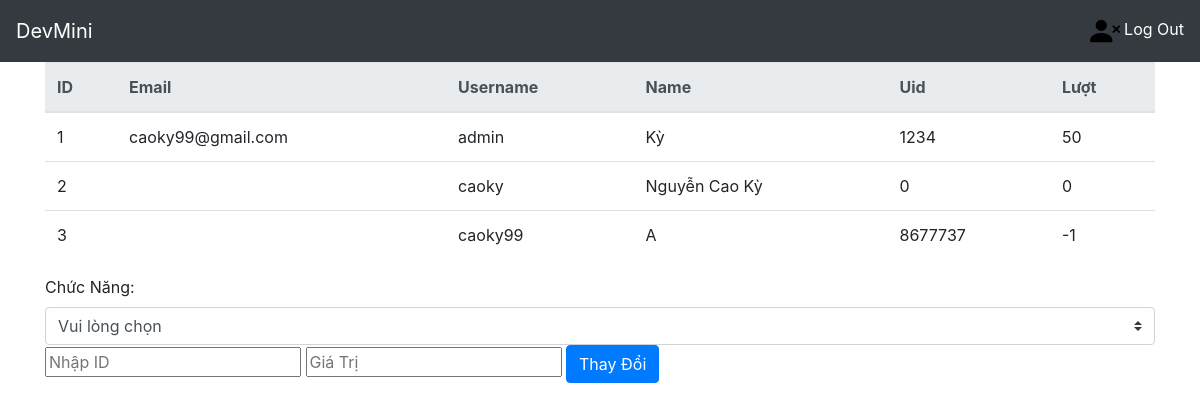
Before: /qtv/ (signed in) with the older database file.
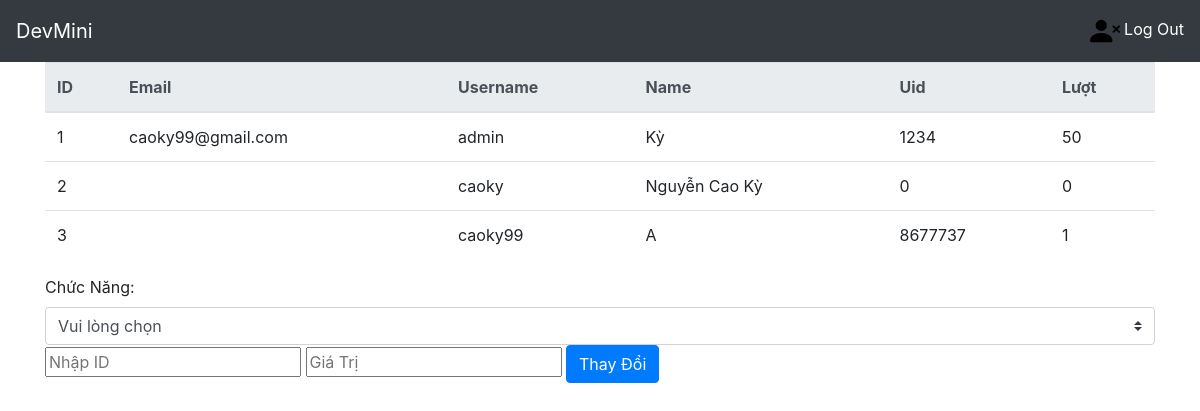
After: the same page with the newer database file.
### home/models.py (models this page shows)
class MyUser(AbstractUser):
    luot=models.IntegerField(default=0)
    name=models.CharField(max_length=100,default="")
    uid=models.IntegerField(default=0)
    isAdmin = models.BooleanField(default=False)
    madonhang=models.IntegerField(default=0)

### home/views.py (the view, shortened to what this page needs)
# urls.py: path('qtv/', views.admin,name="qtv"),
def admin(request):
   form = AdminEdit()
   return render(request, 'pages/admin.html',{'form': form,'MyUser': MyUser.objects.all()})

### home/forms.py (shortened to what this page needs)
class AdminEdit(forms.Form):
    _id = forms.IntegerField()
    name=forms.CharField(max_length=100)
    uid=forms.IntegerField()
    luot=forms.IntegerField()
    username=forms.CharField(max_length=100)
    password=forms.CharField(max_length=100)
    email=forms.CharField(max_length=100)

### home/templates/pages/admin.html (shortened to what this page needs)
{% extends "pages/base.html" %}
{% block menu %}
{% if user.isAdmin %}
<table class="table">
  <thead class="thead-light">
    <tr>
      <th scope="col">ID</th>
      <th scope="col">Email</th>
      <th scope="col">Username</th>
      <th scope="col">Name</th>
      <th scope="col">Uid</th>
      <th scope="col">Lượt</th>
    </tr>
  </thead>
  <tbody>
  {% for name in MyUser %}
    <tr>
      <td>{{name.id}}</td>
      <td>{{name.email}}</td>
      <td>{{name.username}}</td>
      <td>{{name.name}}</td>
      <td>{{name.uid}}</td>
      <td>{{name.luot}}</td>
    </tr>
    {% endfor %}
  </tbody>
</table>
<form action="." method="POST" enctype="multipart/form-data">
	     <div class="class="form-group"">
        <label>Chức Năng:</label>
        <select class="custom-select mr-sm-2" onchange="changeName(this.value)" required>
            <option selected>Vui lòng chọn
            <option value="name">Sửa Tên
        </select>
    </div>
    <input class="id_class" name="_id" onchange="checkNum(this.value)" type="text" class="form-control"  placeholder="Nhập ID" required>
    <input class="text_value" type="text" class="form-control" placeholder="Giá Trị" required>
	<button type="submit" class="btn btn-primary">Thay Đổi</button>
</form>
{% endif %}
{% endblock %}

Changed rows visible on the page:
changed MyUser "caoky99": luot "-1" → "1"
